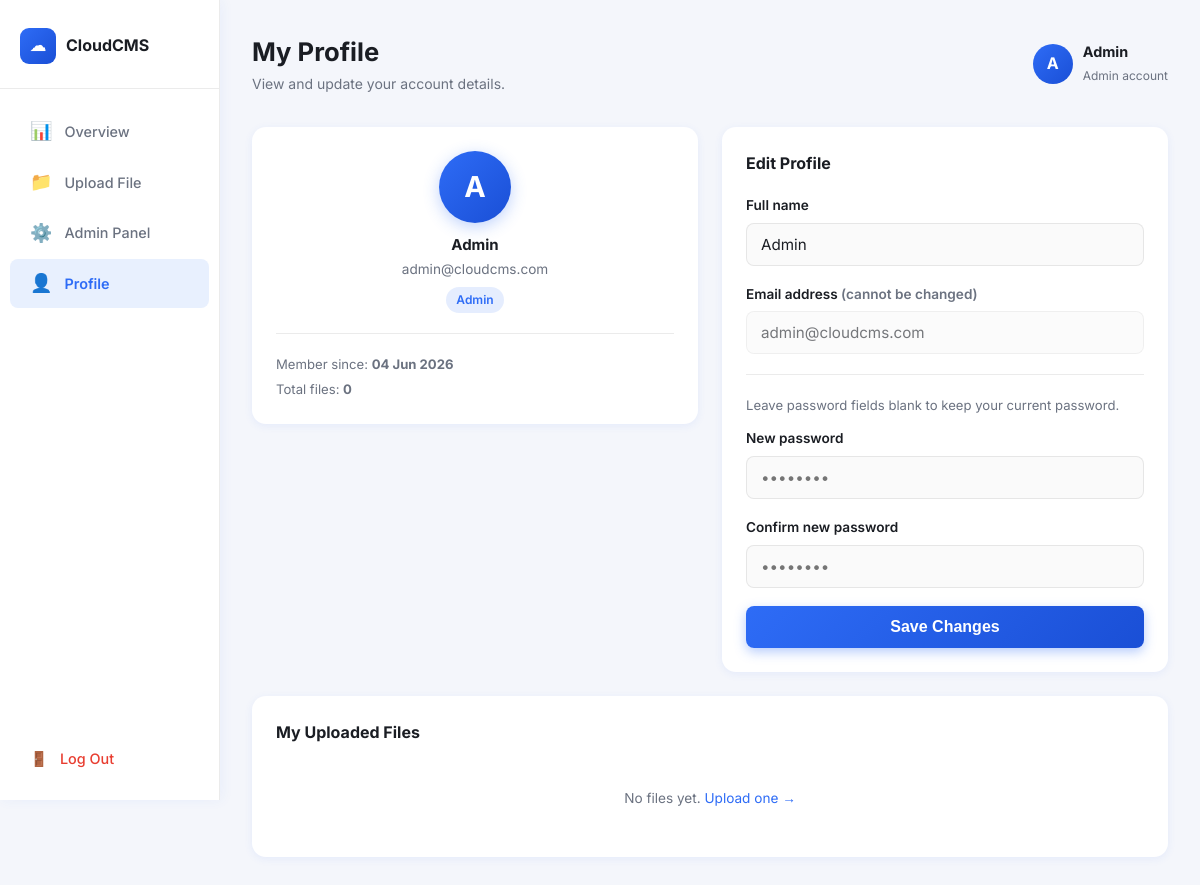
The app's page /profile.php (signed in) with its own data.
### tables this page shows
CREATE TABLE IF NOT EXISTS users (
    id          INT          NOT NULL AUTO_INCREMENT,
    name        VARCHAR(100) NOT NULL,
    email       VARCHAR(150) NOT NULL UNIQUE,
    password    VARCHAR(255) NOT NULL,    
    role        ENUM('admin', 'user') NOT NULL DEFAULT 'user',
    created_at  DATETIME     NOT NULL DEFAULT CURRENT_TIMESTAMP,

    PRIMARY KEY (id)
);

### profile.php (the view, shortened to what this page needs)
<?php
$userId       = $_SESSION['user_id'];
$userName     = $_SESSION['user_name'];
$userRole     = $_SESSION['user_role'];
$avatarLetter = strtoupper($userName[0]);
$db      = Database::getInstance();
$user = $db->prepare('SELECT id, name, email, role, created_at FROM users WHERE id = ?');
$user->execute([$userId]);
$user = $user->fetch();
$myFiles = $db->prepare(
    'SELECT f.id, f.original_name, f.file_size, f.uploaded_at,
            GROUP_CONCAT(c.name ORDER BY c.name SEPARATOR ", ") AS categories
     FROM files f
     LEFT JOIN file_categories fc ON fc.file_id = f.id
     LEFT JOIN categories c ON c.id = fc.category_id
     WHERE f.user_id = ?
     GROUP BY f.id
     ORDER BY f.uploaded_at DESC'
);
$myFiles->execute([$userId]);
$myFiles = $myFiles->fetchAll();
?>
<!DOCTYPE html>
<html lang="en">
<head>
    <link rel="stylesheet" href="css/style.css">
</head>
<body>
<div class="layout">
    <aside class="sidebar">
        <div class="sidebar-brand">
            <div class="brand-icon">☁</div>
            <span class="brand-name">CloudCMS</span>
        </div>
        <nav>
            <a href="dashboard.php"><span class="nav-icon">📊</span> Overview</a>
            <a href="upload.php"><span class="nav-icon">📁</span> Upload File</a>
            <?php if ($userRole === 'admin'): ?>
                <a href="admin.php"><span class="nav-icon">⚙️</span> Admin Panel</a>
            <?php endif; ?>
            <a href="profile.php" class="active"><span class="nav-icon">👤</span> Profile</a>
        </nav>
        <div class="sidebar-footer">
            <a href="logout.php"><span class="nav-icon">🚪</span> Log Out</a>
        </div>
    </aside>
    <main class="main-content">
        <header class="topbar">
            <div class="topbar-title">
                <h1>My Profile</h1>
                <p>View and update your account details.</p>
            </div>
            <div class="topbar-user">
                <div class="avatar"><?= htmlspecialchars($avatarLetter) ?></div>
                <div class="user-info">
                    <strong><?= htmlspecialchars($userName) ?></strong>
                    <small><?= $userRole === 'admin' ? 'Admin account' : 'Standard user' ?></small>
                </div>
            </div>
        </header>
        <div class="profile-grid" style="display:grid; grid-template-columns: 1fr 1fr; gap:24px; align-items:start;">
            <section class="card">
                <div style="text-align:center; margin-bottom:20px;">
                    <div style="width:72px; height:72px; border-radius:50%;
                                background:linear-gradient(135deg,#2e6cf6,#1a4fd6);
                                color:#fff; font-size:1.8rem; font-weight:700;
                                display:flex; align-items:center; justify-content:center;
                                margin:0 auto 10px; box-shadow:0 4px 16px rgba(46,108,246,0.3);">
                        <?= htmlspecialchars($avatarLetter) ?>
                    </div>
                    <strong><?= htmlspecialchars($user['name']) ?></strong><br>
                    <span class="text-muted" style="font-size:0.85rem;"><?= htmlspecialchars($user['email']) ?></span><br>
                    <span class="badge badge-<?= $user['role'] ?>" style="margin-top:6px;">
                        <?= ucfirst($user['role']) ?>
                    </span>
                </div>
                <hr class="divider">
                <p class="text-muted" style="font-size:0.82rem; margin-bottom:4px;">
                    Member since: <strong><?= date('d M Y', strtotime($user['created_at'])) ?></strong>
                </p>
                <p class="text-muted" style="font-size:0.82rem;">
                    Total files: <strong><?= count($myFiles) ?></strong>
                </p>
            </section>
            <section class="card">
                <h2 class="card-title">Edit Profile</h2>
                <form action="" method="post" id="profileForm">
                    <div class="form-group">
                        <label for="name">Full name</label>
                        <input
                            type="text"
                            id="name"
                            name="name"
                            value="<?= htmlspecialchars($user['name']) ?>"
                            required
                        >
                    </div>
                    <div class="form-group">
                        <label for="email">Email address <span class="text-muted">(cannot be changed)</span></label>
                        <input
                            type="email"
                            value="<?= htmlspecialchars($user['email']) ?>"
                            disabled
                            style="opacity:0.6; cursor:not-allowed;"
                        >
                    </div>
                    <hr class="divider">
                    <p class="text-muted" style="font-size:0.82rem; margin-bottom:12px;">
                        Leave password fields blank to keep your current password.
                    </p>
                    <div class="form-group">
                        <label for="password">New password</label>
                        <input type="password" id="password" name="password" placeholder="••••••••">
                    </div>
                    <div class="form-group">
                        <label for="confirm">Confirm new password</label>
                        <input type="password" id="confirm" name="confirm" placeholder="••••••••">
                    </div>
                    <button type="submit" name="update_profile" class="btn-primary">
                        Save Changes
                    </button>
                </form>
            </section>
        </div>
        <section class="card" style="margin-top:24px;">
            <h2 class="card-title">My Uploaded Files</h2>
            <?php if (empty($myFiles)): ?>
                <p class="text-muted text-center" style="padding:24px 0;">
                    No files yet. <a href="upload.php">Upload one →</a>
                </p>
            <?php endif; ?>
        </section>
    </main>
</div>
</body>
</html>

### css/style.css (style rules this page uses)
:root { --blue: #2e6cf6; --blue-dark: #1a4fd6; --blue-light: #e8f0fe; --orange: hsl(28, 95%, 55%); --red: hsl(4, 80%, 55%); --green: hsl(145, 60%, 45%); --text-dark: #1a1d23; --text-mid: #6b7280; --bg-page: #f4f6fb; --bg-card: #ffffff; --border: rgba(0, 0, 0, 0.08); --shadow-sm: 0 2px 8px rgba(46, 108, 246, 0.08); --shadow-card: 0 4px 24px rgba(46, 108, 246, 0.13); --radius: 14px; --sidebar-w: 220px; }
*, *::before, *::after { box-sizing: border-box; margin: 0; padding: 0; }
body { font-family: 'Inter', sans-serif; background-color: var(--bg-page); color: var(--text-dark); font-size: 15px; line-height: 1.6; min-height: 100vh; }
a { text-decoration: none; color: var(--blue); }
.form-group { margin-bottom: 18px; }
.form-group label { display: block; font-size: 0.85rem; font-weight: 600; margin-bottom: 6px; }
.form-group input, .form-group select { width: 100%; padding: 11px 14px; border: 1.5px solid var(--border); border-radius: 8px; font-size: 0.95rem; font-family: inherit; color: var(--text-dark); background: #fafafa; outline: none; transition: border-color 0.25s ease, box-shadow 0.25s ease; }
.btn-primary { display: block; width: 100%; padding: 12px; background: linear-gradient(135deg, var(--blue), var(--blue-dark)); color: #fff; font-size: 1rem; font-weight: 600; border: none; border-radius: 8px; cursor: pointer; box-shadow: 0 4px 12px rgba(46, 108, 246, 0.35); transition: transform 0.2s ease, box-shadow 0.2s ease; }
.layout { display: flex; min-height: 100vh; }
.sidebar { width: var(--sidebar-w); background: var(--bg-card); border-right: 1px solid var(--border); display: flex; flex-direction: column; padding: 28px 0 20px; position: fixed; top: 0; left: 0; height: 100vh; box-shadow: 2px 0 12px rgba(46,108,246,0.06); z-index: 200; transition: transform 0.3s ease; }
.sidebar-brand { display: flex; align-items: center; gap: 10px; padding: 0 20px 24px; border-bottom: 1px solid var(--border); margin-bottom: 16px; }
.sidebar-brand .brand-icon { width: 36px; height: 36px; border-radius: 9px; background: linear-gradient(135deg, var(--blue), var(--blue-dark)); display: flex; align-items: center; justify-content: center; color: #fff; font-size: 17px; }
.sidebar-brand .brand-name { font-weight: 700; font-size: 1rem; }
.sidebar nav a { display: flex; align-items: center; gap: 12px; padding: 10px 20px; color: var(--text-mid); font-size: 0.9rem; font-weight: 500; border-radius: 8px; margin: 2px 10px; transition: background 0.2s ease, color 0.2s ease; }
.sidebar nav a:hover, .sidebar nav a.active { background: var(--blue-light); color: var(--blue); text-decoration: none; font-weight: 600; }
.sidebar nav a .nav-icon { font-size: 18px; }
.sidebar-footer { margin-top: auto; padding: 0 10px; }
.sidebar-footer a { display: flex; align-items: center; gap: 12px; padding: 10px 20px; color: var(--red); font-size: 0.9rem; font-weight: 500; border-radius: 8px; transition: background 0.2s ease; }
.main-content { margin-left: var(--sidebar-w); flex: 1; padding: 32px; min-height: 100vh; }
.topbar { display: flex; align-items: center; justify-content: space-between; margin-bottom: 32px; flex-wrap: wrap; gap: 12px; }
.topbar-title h1 { font-size: 1.6rem; font-weight: 700; }
.topbar-title p { color: var(--text-mid); font-size: 0.875rem; }
.topbar-user { display: flex; align-items: center; gap: 10px; }
.topbar-user .avatar { width: 40px; height: 40px; border-radius: 50%; background: linear-gradient(135deg, var(--blue), var(--blue-dark)); color: #fff; font-weight: 700; font-size: 1rem; display: flex; align-items: center; justify-content: center; }
.topbar-user .user-info strong { font-size: 0.9rem; display: block; }
.topbar-user .user-info small { font-size: 0.75rem; color: var(--text-mid); }
.card { background: var(--bg-card); border-radius: var(--radius); box-shadow: var(--shadow-sm); padding: 24px; margin-bottom: 24px; }
.card-title { font-size: 1rem; font-weight: 700; margin-bottom: 18px; }
.badge { display: inline-block; padding: 3px 10px; border-radius: 20px; font-size: 0.75rem; font-weight: 600; }
.badge-admin { background: rgba(46,108,246,0.12); color: var(--blue); }
.text-center { text-align: center; }
.text-muted { color: var(--text-mid); font-size: 0.85rem; }
.divider { border: none; border-top: 1px solid var(--border); margin: 20px 0; }
.brand-icon { animation: pulse 2.5s ease infinite; }

### records on screen
users: name "Admin", email "admin@cloudcms.com", role "Admin", created_at "04 Jun 2026"

### other values on screen
$avatarLetter "A"
$userName "Admin"
count($myFiles) "0"
